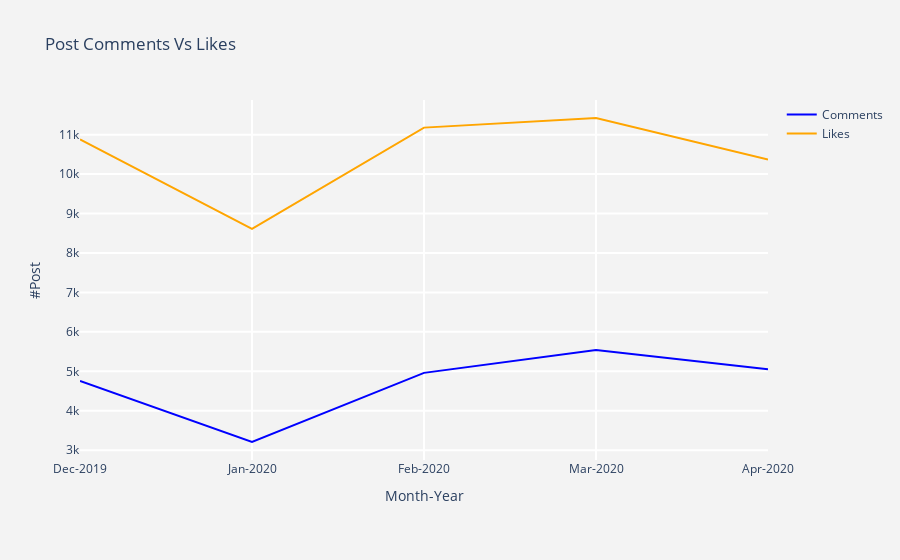

The notebook cell saved with this chart:
### Code cell
#@title Click on play to plot likes and comments trend. { display-mode: "form" }

configure_plotly_browser_state()
dfs_month_likes = dfs.groupby(['year','month']).mean()[['post_likes','comment_count']]
dfs_month_likes.reset_index(inplace=True)
dfs_month_likes['mon'] = dfs_month_likes['month']
dfs_month_likes = dfs_month_likes.replace({"mon": monthDic})
dfs_month_likes['mon_year'] = dfs_month_likes['mon'] +'-'+dfs_month_likes['year'].astype(str)
plot_comments_likes(dfs_month_likes)

### Figure 1 — Plotly figure (JSON) as saved in the notebook; plotly's stock layout.template omitted (floating-point values rounded to 4 significant figures)
{"data": [{"name": "Comments", "hovertext": [4753.0, 3208.0, 4961.0, 5542.0, 5051.0], "y": [4753.0, 3208.0, 4961.0, 5542.0, 5051.0], "mode": "lines", "marker": {"color": "blue", "line": {"width": 1}}, "x": ["Dec-2019", "Jan-2020", "Feb-2020", "Mar-2020", "Apr-2020"], "type": "scatter"}, {"name": "Likes", "hovertext": [1088000.0, 861200.0, 1118000.0, 1142000.0, 1037000.0], "y": [10880.0, 8612.0, 11180.0, 11420.0, 10370.0], "mode": "lines", "marker": {"color": "orange", "line": {"width": 1}}, "x": ["Dec-2019", "Jan-2020", "Feb-2020", "Mar-2020", "Apr-2020"], "type": "scatter"}], "layout": {"title": {"text": "Post Comments Vs Likes"}, "paper_bgcolor": "rgb(243,243,243)", "plot_bgcolor": "rgb(243,243,243)", "yaxis": {"zerolinewidth": 1, "ticklen": 5, "gridcolor": "rgb(255, 255, 255)", "gridwidth": 2, "title": {"text": "#Post"}}, "xaxis": {"zerolinewidth": 1, "ticklen": 5, "gridcolor": "rgb(255, 255, 255)", "gridwidth": 2, "title": {"text": "Month-Year"}}, "margin": {"b": 100}}}
